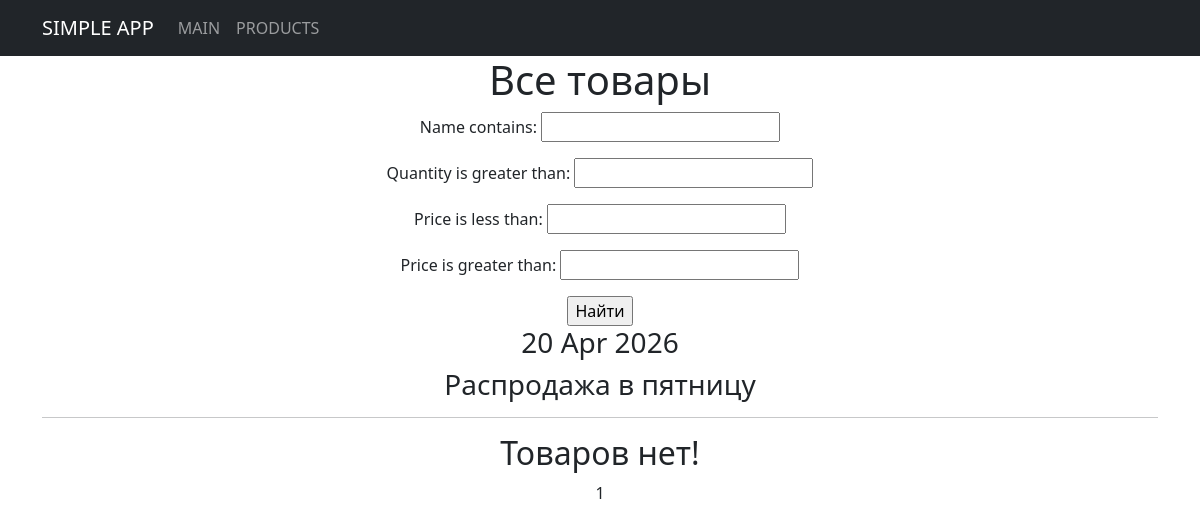
The app's page /products/, older data.
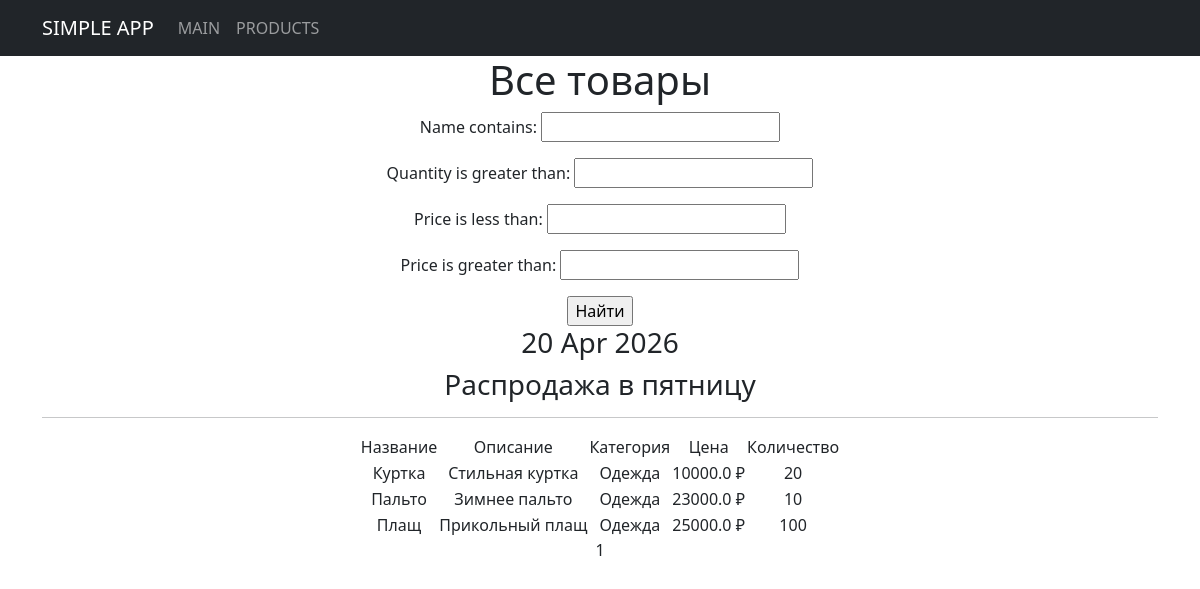
The same page, newer data.
### simpleapp/models.py (models this page shows, shortened)
class Product(models.Model):
    name = models.CharField(max_length=50, unique=True)
    description = models.TextField()
    quantity = models.IntegerField(validators=[MinValueValidator(0)])
    category = models.ForeignKey('Category', on_delete=models.CASCADE, related_name='products')
    price = models.FloatField(validators=[MinValueValidator(0.0)])

class Category(models.Model):
    name = models.CharField(max_length=100, unique=True)

### simpleapp/views.py (the view)
# urls.py: path('', ProductsList.as_view(), name='products_list'),
class ProductsList(ListView):
    model = Product
    ordering = 'name'
    template_name = 'flatpages/products.html'
    context_object_name = 'products'
    paginate_by = 3
    def get_queryset(self):
        queryset = super().get_queryset()
        self.filterset = ProductFilter(self.request.GET, queryset)
        return self.filterset.qs
    def get_context_data(self, **kwargs):
        context = super().get_context_data(**kwargs)
        context['time_now'] = datetime.utcnow()
        context['next_sale'] = "Распродажа в пятницу"
        context['filterset'] = self.filterset
        return context

### simpleapp/templatetags/custom_filters.py (called while the page is built)
@register.filter()
def currency(value, code='rub'):
    postfix = CURRENCIES_SYMBOLS[code]
    return f'{value} {postfix}'

@register.filter()
def censor(text):
    if not isinstance(text, str):
        raise TypeError("Ожидается строка, получено: " + str(type(text).__name__))
    words = text.split()  # Разбиваем на слова по пробелам
    result = []
    for word in words:
        clean_word = ""
        punctuation = ""
        for char in word:
            if char.isalpha():
                clean_word += char
            else:
                punctuation += char
        if not clean_word:
            result.append(word)
            continue
        if clean_word.lower() in bad_words and clean_word[1:].islower():
            censored = clean_word[0] + '*' * (len(clean_word) - 1)
            result.append(censored + punctuation)
        else:
            result.append(word)
    return " ".join(result)

### simpleapp/templatetags/custom_tags.py (called while the page is built)
@register.simple_tag()
def current_time(format_string='%b %d %Y'):
    return datetime.utcnow().strftime(format_string)

### templates/flatpages/products.html (shortened to what this page needs)
{% extends 'flatpages/default.html' %}
{% load custom_filters %}
{% load custom_tags %}
{% block content %}
    <h1>Все товары</h1>
    <form action="" method="get">
       {{ filterset.form.as_p }}
       <input type="submit" value="Найти" />
    </form>
    <h3>{% current_time "%d %b %Y" %}</h3>
    <h3>{{ next_sale|default_if_none:"Позже сообщим о распродаже" }}</h3>
    <hr>
    {% if products %}
    <div style="display:flex; justify-content:center;">
        <table style="margin:0 auto;">
            <tr>
               <td>Название</td>
               <td>Описание</td>
               <td>Категория</td>
               <td>Цена</td>
               <td>Количество</td>
           </tr>
           {% for product in products %}
           <tr>
               <td>{{ product.name }}</td>
               <td>{{ product.description|censor }}</td>
               <td>{{ product.category.name }}</td>
               <td>{{ product.price|currency:'rub' }}</td>
               <td>{{ product.quantity }}</td>
           </tr>
           {% endfor %}
       </table>
    </div>
    {% else %}
        <h2>Товаров нет!</h2>
    {% endif %}
    {{ page_obj.number }}
{% endblock content %}

### templates/flatpages/default.html (shortened to what this page needs)
<!DOCTYPE html>
<html lang="en">
    <head>
        {% load static %}
        <link href="{% static 'css/styles.css' %}" rel="stylesheet" />
    </head>
    <body>
<nav class="navbar navbar-expand-lg navbar-dark bg-dark static-top">
   <div class="container">
       <a class="navbar-brand" href="/home/">SIMPLE APP</a>
       <div class="collapse navbar-collapse" id="navbarResponsive">
           <ul class="navbar-nav ml-auto">
               <li class="nav-item active">
                   <a class="nav-link" href="/home/">MAIN
                   </a>
               </li>
               <li class="nav-item">
                   <a class="nav-link" href="/products/">PRODUCTS</a>
               </li>
           </ul>
       </div>
   </div>
</nav>
<div class="container">
    <div class="row">
        <div class="co-lg-12 text-center">
        {% block content %}{% endblock content %}
        </div>
    </div>
</div>
    </body>
</html>

Row changes from the older to the newer data that the page shows:
added Product: name "Куртка", description|censor "Стильная куртка", category.name "Одежда", price "10000.0 ₽", quantity "20"
added Product: name "Пальто", description|censor "Зимнее пальто", category.name "Одежда", price "23000.0 ₽", quantity "10"
added Product: name "Плащ", description|censor "Прикольный плащ", category.name "Одежда", price "25000.0 ₽", quantity "100"
Text that changed along with them:
text no longer shown: "Товаров нет!"
text now shown: "Название Описание Категория Цена Количество"
